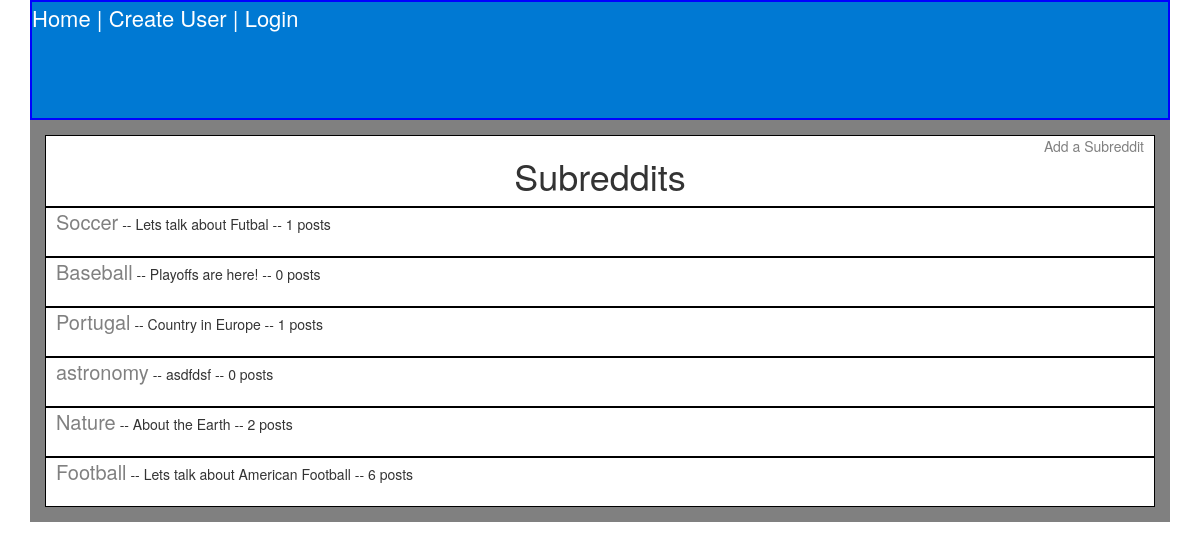
Before: / with the older database file.
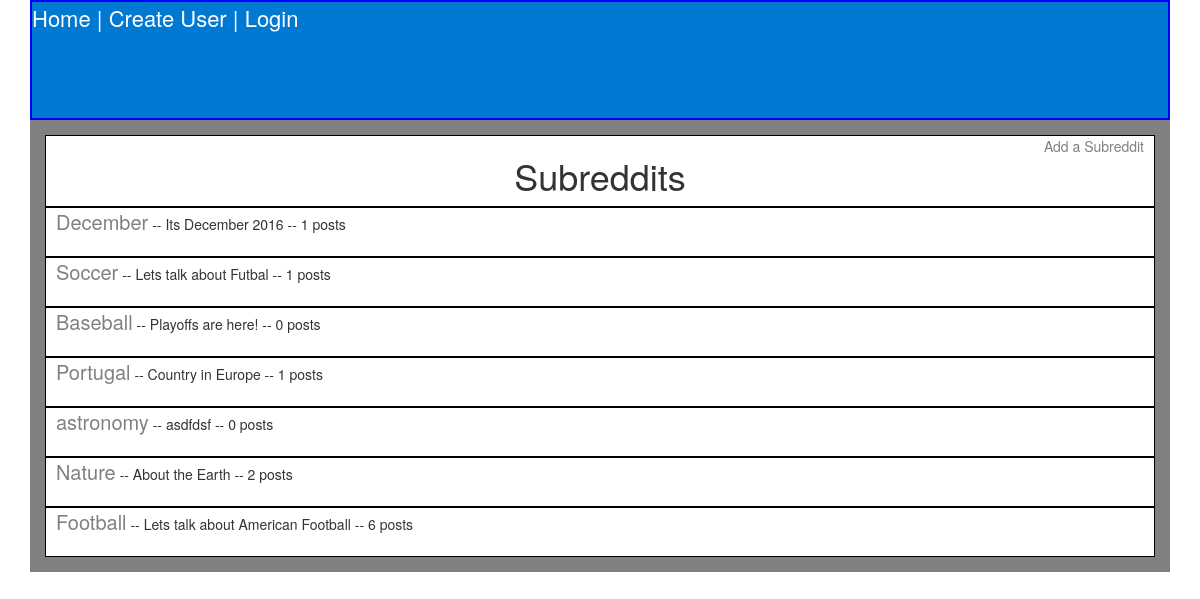
After: the same page with the newer database file.
### app/models.py (models this page shows, shortened)
class Subreddit(models.Model):
    name = models.CharField(max_length = 40)
    description = models.CharField(max_length = 40)
    creation_time = models.DateTimeField(auto_now_add=True)
    @property
    def current_count(self):
        posts = Post.objects.filter(subreddit = self)
        return posts.count()

### app/views.py (the view)
# urls.py: url(r'^$', SubredditView.as_view(), name="subreddits_view"),
class SubredditView(ListView):
    template_name = "subreddits.html"
    model = Subreddit
    def get_context_data(self):
        context = super().get_context_data()
        subs = Subreddit.objects.all()
        order = sorted(subs, key=operator.attrgetter('creation_time'))
        order.reverse()
        context["twenty"] = order
        return context

### templates/subreddits.html
{% extends 'base.html' %}
    {% block content %}
      <div class="title">
<a href="{%url 'subreddit_create_view'%}">Add a Subreddit</a>
      <h1>Subreddits</h1>
    </div>
      {% for sub in twenty %}
  <div class="sub_item">
        <a href="{%url 'post_list_view' sub.id %}">{{sub.name}}</a> --
        {{ sub.description }} -- {{ sub.current_count }} posts
  </div>
      {% endfor %}
        {% endblock %}

Changed rows visible on the page:
added Subreddit: name "December", description "Its December 2016", current_count "1"
